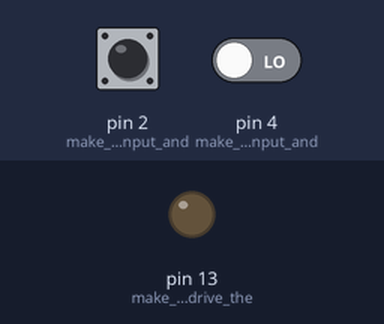
A sketch run on a simulated Arduino Uno, built with avr-gcc and run on an emulated ATmega328P. Parts: output pins drawn as LEDs (lit = HIGH). Dashed ring = blinking. Inputs (shaded band) come from the test bench; at power-on: pin 2 (make__pin_2_as_input_and) LOW, pin 4 (make__pin_4_as_input_and) LOW.

Above: at 1.2 s.
1.3 s: pin 2 (make__pin_2_as_input_and) pulsed HIGH 5 times (0.12 s each, 0.3 s apart)
At 1.75 s:
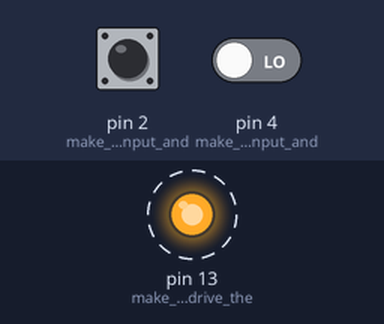
4.3 s: pin 2 (make__pin_2_as_input_and) driven HIGH
At 5.5 s:
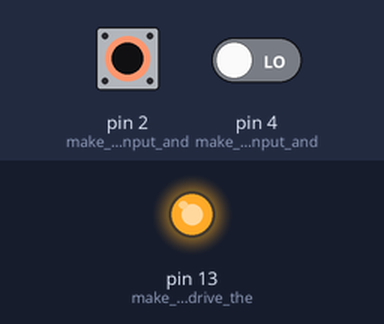
5.8 s: pin 4 (make__pin_4_as_input_and) driven HIGH
At 6.8 s:
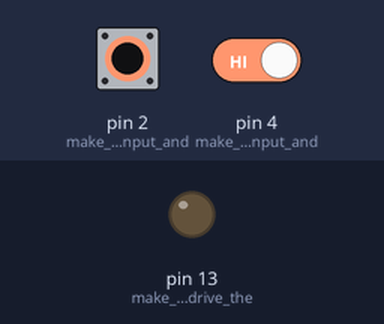
Timing chart, 0 to 8.8 s (numbered marks = the images above; inputs shaded):
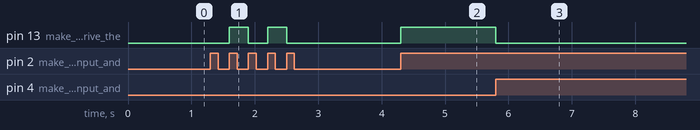

Measured:
- after the input at 1.3 s, pin 13 (make__pin_13_to_drive_the): alternates HIGH for 0.30 s and LOW for 0.30 s, 4 changes in all, then stays LOW, starting after 0.30 s
- after the input at 4.3 s, pin 13 (make__pin_13_to_drive_the): LOW → HIGH at once
- after the input at 5.8 s, pin 13 (make__pin_13_to_drive_the): HIGH → LOW at once

The sketch:

arduino_led_with_two_switch.ino
```cpp
int sw1,sw2; // to store the states of sw1 and 2 when it is read
int sw1_prev, sw2_prev;
int led_state;


void setup()
{
  // put your setup code here, to run once:
  pinMode(13, OUTPUT); // make  pin 13 to drive the led
  pinMode(2, INPUT);   // make  pin 2 as input and sw1
  pinMode(4, INPUT);   // make  pin 4 as input and sw2
  Serial.begin(9600);  // for debugging
  while(!Serial) {
    ; // waiting for serial to be ready
  }
  digitalWrite(13, LOW); // initially LED is off.
  sw1_prev = 500;
  sw2_prev = 500;
  led_state = 0;
}


void debounce_sw()
{
  //delay(1200);
}

void check_for_toggle()
{
  sw1 = digitalRead(2);
  sw2 = digitalRead(4);
  debounce_sw(); // to debounce the sw
  if ((sw1_prev == 0 && sw1 == 1) || (sw2_prev == 0 &&  sw2 == 1)) {
    //Serial.print("switch_toggle detected ");
    //Serial.print(sw1);
    //Serial.print(" ");
    //Serial.print(sw1_prev);

    //Serial.print(sw2);
    //Serial.print(" ");
    //Serial.print(sw2_prev);

    if (led_state == 0) {
      //Serial.println("LED is off");
      digitalWrite(13, LOW); //  LED is off.
      led_state = 1;
    } else {
      //Serial.println("LED is on");
      digitalWrite(13, HIGH); //  LED is on.
      led_state = 0;
    }
  }
  sw1_prev = sw1;  // store the value.
  sw2_prev = sw2;
}

void loop() {
  // put your main code here, to run repeatedly:
  check_for_toggle();
}
```
